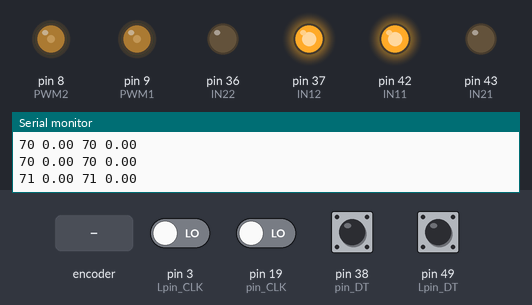
The sketch below on a simulated Arduino Mega 2560, built with avr-gcc and run on an emulated ATmega2560. On the bench: output pins drawn as LEDs (lit = HIGH), the last lines printed to the serial monitor. Inputs (shaded band) come from the test bench; at power-on: pin 38 (pin_DT), pin 49 (Lpin_DT) HIGH, pin 3 (Lpin_CLK), pin 19 (pin_CLK) LOW.

Above: at 1.2 s.
1.3 s: rotary encoder on pin 3 (Lpin_CLK) / pin 49 (Lpin_DT) turned 3 steps (first pin leading)
At 2.89 s:
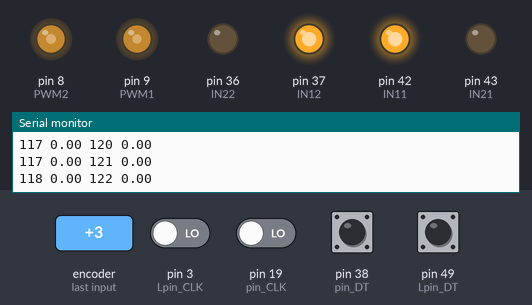
4.9 s: pin 19 (pin_CLK) driven HIGH
At 8.9 s:
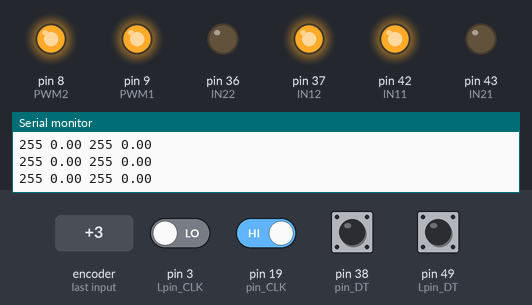
Timing chart, 0 to 10.4 s (numbered marks = the images above; inputs shaded):
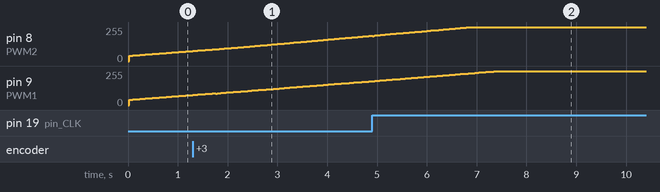

The sketch:

mega_enc.ino
```cpp
#include "GyverPID.h"
GyverPID regulatorR(100, 500, 0.1, 20);
GyverPID regulatorL(100, 500, 0.1, 20);


//#######################EncoderL#####################
#define Lpin_CLK 3 // Энкодер пин A
#define Lpin_DT  49 // Энкодер пин B
volatile long LPosition = 0;
long LoldPosition = 0;
float Ldist = 0;
void LEncoderRotate() {
  if (digitalRead(Lpin_CLK) == digitalRead(Lpin_DT)) {
    LPosition--;
  } else {
    LPosition++;
  }
}
//#######################EncoderL################


//#######################EncoderR#####################
#define pin_CLK 19 // Энкодер пин A
#define pin_DT  38 // Энкодер пин B
volatile long RPosition = 0;
long oldPosition = 0;
float Rdist = 0;
void EncoderRotate() {
  if (digitalRead(pin_CLK) == digitalRead(pin_DT)) {
    RPosition++;
  } else {
    RPosition--;
  }
}
//#######################EncoderR################


#define IN11 42
#define IN21 43
#define PWM1 9


#define IN12 37
#define IN22 36
#define PWM2 8


void run() {
  digitalWrite(IN11, 1);
  digitalWrite(IN21, 0);
  digitalWrite(IN12, 1);
  digitalWrite(IN22, 0);
}

void setup() {

  regulatorR.setDirection(NORMAL); // направление регулирования (NORMAL/REVERSE). ПО УМОЛЧАНИЮ СТОИТ NORMAL
  regulatorR.setLimits(30, 255);    // пределы (ставим для 8 битного ШИМ). ПО УМОЛЧАНИЮ СТОЯТ 0 И 255
  regulatorR.setpoint = 0.1;


  regulatorL.setDirection(NORMAL); // направление регулирования (NORMAL/REVERSE). ПО УМОЛЧАНИЮ СТОИТ NORMAL
  regulatorL.setLimits(30, 255);    // пределы (ставим для 8 битного ШИМ). ПО УМОЛЧАНИЮ СТОЯТ 0 И 255
  regulatorL.setpoint = 0.1;

  pinMode(Lpin_CLK, INPUT);
  pinMode(Lpin_DT, INPUT);
  attachInterrupt(digitalPinToInterrupt(Lpin_CLK), LEncoderRotate, RISING);


  pinMode(pin_CLK, INPUT);
  pinMode(pin_DT, INPUT);
  attachInterrupt(digitalPinToInterrupt(pin_CLK), EncoderRotate, RISING);
  Serial.begin (9600);


  pinMode(IN12, OUTPUT);
  pinMode(IN22, OUTPUT);
  pinMode(PWM2, OUTPUT);
  pinMode(IN11, OUTPUT);
  pinMode(IN21, OUTPUT);
  pinMode(PWM1, OUTPUT);
  run();
}
float base_angl;
float dist, xt, yt, vr, vl;
float tmr, stp;
uint32_t old_tmr;
float Rddist, Rold_dist;
float Lddist, Lold_dist;
int ir, il;
void loop() {
  Rdist = RPosition / 1756.0976;
  Ldist = LPosition / 1756.0976;
  base_angl =  (Rdist - Ldist) / 0.18;
  dist = (Rdist + Ldist) / 2;
  xt = dist * cos(base_angl);
  yt = dist * sin(base_angl);


  stp = (float)(millis() - tmr) / 1000;
  tmr = millis();
  Rddist = Rdist - Rold_dist;
  Rold_dist = Rdist;
  vr = Rddist / stp;


  Lddist = Ldist - Lold_dist;
  Lold_dist = Ldist;
  vl = Lddist / stp;


  regulatorR.input = vr;
  ir = regulatorR.getResultTimer();
  analogWrite(PWM2, ir);

  regulatorL.input = vl;
  il = regulatorL.getResultTimer();
  analogWrite(PWM1, il);


  Serial.print(il);
  Serial.print(" ");
  Serial.print(vl * 100);
  Serial.print(" ");
  Serial.print(ir);
  Serial.print(" ");
  Serial.println(vr * 100);

}
```
